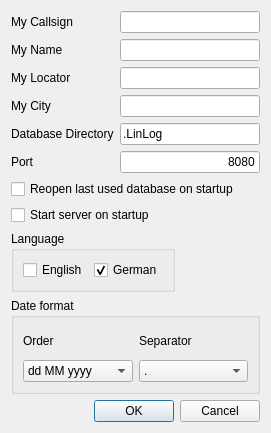
<?xml version="1.0" encoding="UTF-8"?>
<ui version="4.0">
 <class>Setup</class>
 <widget class="QDialog" name="Setup">
  <property name="geometry">
   <rect>
    <x>0</x>
    <y>0</y>
    <width>271</width>
    <height>433</height>
   </rect>
  </property>
  <property name="sizePolicy">
   <sizepolicy hsizetype="Fixed" vsizetype="Fixed">
    <horstretch>0</horstretch>
    <verstretch>0</verstretch>
   </sizepolicy>
  </property>
  <property name="windowTitle">
   <string>General Settings</string>
  </property>
  <property name="windowIcon">
   <iconset>
    <normaloff>../../../.designer/backup</normaloff>../../../.designer/backup</iconset>
  </property>
  <layout class="QGridLayout" name="gridLayout_3">
   <item row="0" column="0">
    <widget class="QLabel" name="label">
     <property name="text">
      <string>My Callsign</string>
     </property>
    </widget>
   </item>
   <item row="0" column="1">
    <widget class="QLineEdit" name="myCallsign"/>
   </item>
   <item row="1" column="0">
    <widget class="QLabel" name="label_5">
     <property name="text">
      <string>My Name</string>
     </property>
    </widget>
   </item>
   <item row="1" column="1">
    <widget class="QLineEdit" name="myName"/>
   </item>
   <item row="2" column="0">
    <widget class="QLabel" name="label_2">
     <property name="text">
      <string>My Locator</string>
     </property>
    </widget>
   </item>
   <item row="2" column="1">
    <widget class="QLineEdit" name="myLocator"/>
   </item>
   <item row="3" column="0">
    <widget class="QLabel" name="label_4">
     <property name="text">
      <string>My City</string>
     </property>
    </widget>
   </item>
   <item row="3" column="1">
    <widget class="QLineEdit" name="myCity"/>
   </item>
   <item row="4" column="0">
    <widget class="QLabel" name="label_3">
     <property name="text">
      <string>Database Directory</string>
     </property>
    </widget>
   </item>
   <item row="4" column="1">
    <widget class="QLineEdit" name="dbDirectory">
     <property name="text">
      <string>.LinLog</string>
     </property>
    </widget>
   </item>
   <item row="5" column="0">
    <widget class="QLabel" name="label_9">
     <property name="text">
      <string>Port</string>
     </property>
    </widget>
   </item>
   <item row="5" column="1">
    <widget class="QLineEdit" name="portNumber">
     <property name="text">
      <string>8080</string>
     </property>
     <property name="maxLength">
      <number>6</number>
     </property>
     <property name="alignment">
      <set>Qt::AlignRight|Qt::AlignTrailing|Qt::AlignVCenter</set>
     </property>
    </widget>
   </item>
   <item row="6" column="0" colspan="2">
    <widget class="QCheckBox" name="reopenDatabase">
     <property name="sizePolicy">
      <sizepolicy hsizetype="Fixed" vsizetype="Fixed">
       <horstretch>0</horstretch>
       <verstretch>0</verstretch>
      </sizepolicy>
     </property>
     <property name="text">
      <string>Reopen last used database on startup</string>
     </property>
    </widget>
   </item>
   <item row="7" column="0" colspan="2">
    <widget class="QCheckBox" name="serverAutoStart">
     <property name="text">
      <string>Start server on startup</string>
     </property>
    </widget>
   </item>
   <item row="8" column="0" colspan="2">
    <widget class="QGroupBox" name="groupBox">
     <property name="sizePolicy">
      <sizepolicy hsizetype="Fixed" vsizetype="Fixed">
       <horstretch>0</horstretch>
       <verstretch>0</verstretch>
      </sizepolicy>
     </property>
     <property name="title">
      <string>Language</string>
     </property>
     <property name="checkable">
      <bool>false</bool>
     </property>
     <property name="checked">
      <bool>false</bool>
     </property>
     <layout class="QGridLayout" name="gridLayout_2">
      <item row="0" column="0">
       <widget class="QCheckBox" name="langEn">
        <property name="text">
         <string>English</string>
        </property>
        <property name="autoExclusive">
         <bool>true</bool>
        </property>
       </widget>
      </item>
      <item row="0" column="1">
       <widget class="QCheckBox" name="langDe">
        <property name="text">
         <string>German</string>
        </property>
        <property name="checked">
         <bool>true</bool>
        </property>
        <property name="autoExclusive">
         <bool>true</bool>
        </property>
       </widget>
      </item>
     </layout>
    </widget>
   </item>
   <item row="9" column="0" colspan="2">
    <widget class="QGroupBox" name="groupBox_2">
     <property name="title">
      <string>Date format</string>
     </property>
     <layout class="QGridLayout" name="gridLayout">
      <item row="0" column="0">
       <widget class="QLabel" name="label_6">
        <property name="text">
         <string>Order</string>
        </property>
       </widget>
      </item>
      <item row="0" column="1">
       <widget class="QLabel" name="label_7">
        <property name="text">
         <string>Separator</string>
        </property>
       </widget>
      </item>
      <item row="1" column="0">
       <widget class="QComboBox" name="dateOrder">
        <property name="currentIndex">
         <number>0</number>
        </property>
        <property name="maxVisibleItems">
         <number>3</number>
        </property>
        <item>
         <property name="text">
          <string>dd MM yyyy</string>
         </property>
        </item>
        <item>
         <property name="text">
          <string>MM dd yyyy</string>
         </property>
        </item>
        <item>
         <property name="text">
          <string>yyyy MM dd</string>
         </property>
        </item>
       </widget>
      </item>
      <item row="1" column="1">
       <widget class="QComboBox" name="dateSeparator">
        <property name="currentIndex">
         <number>0</number>
        </property>
        <item>
         <property name="text">
          <string>.</string>
         </property>
        </item>
        <item>
         <property name="text">
          <string>-</string>
         </property>
        </item>
        <item>
         <property name="text">
          <string>/</string>
         </property>
        </item>
       </widget>
      </item>
     </layout>
    </widget>
   </item>
   <item row="10" column="0" colspan="2">
    <widget class="QDialogButtonBox" name="buttonBox">
     <property name="orientation">
      <enum>Qt::Horizontal</enum>
     </property>
     <property name="standardButtons">
      <set>QDialogButtonBox::Cancel|QDialogButtonBox::Ok</set>
     </property>
     <property name="centerButtons">
      <bool>false</bool>
     </property>
    </widget>
   </item>
  </layout>
 </widget>
 <resources/>
 <connections>
  <connection>
   <sender>buttonBox</sender>
   <signal>accepted()</signal>
   <receiver>Setup</receiver>
   <slot>accept()</slot>
   <hints>
    <hint type="sourcelabel">
     <x>248</x>
     <y>254</y>
    </hint>
    <hint type="destinationlabel">
     <x>157</x>
     <y>274</y>
    </hint>
   </hints>
  </connection>
  <connection>
   <sender>buttonBox</sender>
   <signal>rejected()</signal>
   <receiver>Setup</receiver>
   <slot>reject()</slot>
   <hints>
    <hint type="sourcelabel">
     <x>316</x>
     <y>260</y>
    </hint>
    <hint type="destinationlabel">
     <x>286</x>
     <y>274</y>
    </hint>
   </hints>
  </connection>
 </connections>
</ui>
